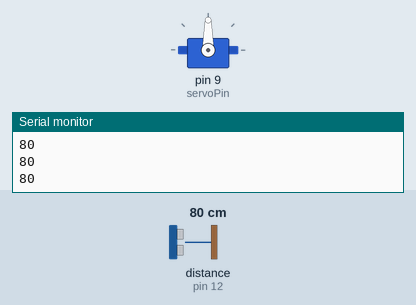
Simulated run of this sketch. Board: Arduino Uno, built with avr-gcc and run on an emulated ATmega328P. On the bench: servo, the last lines printed to the serial monitor. The inputs (shaded band) are chosen by the test bench; at power-on: distance to the obstacle (sensor on pin 12) 80 cm.

Above: at 1.2 s.
1.3 s: distance to the obstacle (sensor on pin 12) set to 238 cm
2.8 s: distance to the obstacle (sensor on pin 12) set to 247 cm
At 4.1 s:
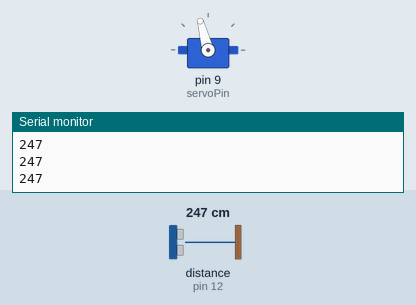
Timing chart, 0 to 5.8 s (numbered marks = the images above; inputs shaded):
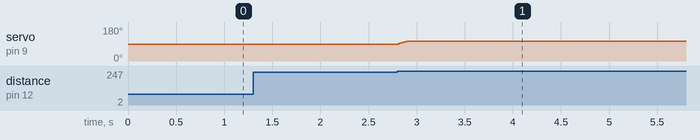

Measured:
- the behaviour switches between 241 and 242 cm on distance to the obstacle (sensor on pin 12) (found by bisection; images 0 and 1)
- after the input at 2.8 s, servo on pin 9 (servoPin): 90° → 105° at once

The sketch:

PROJETO_SERVO_ARDUINO_18.ino
```cpp
#include <HCSR04.h>
#include <VarSpeedServo.h>
#include <PID_v1.h>

const int servoPin = 9; // Pino do Servo

float Kp = 5.5; // Ganho Proporcional Inicial
float Ki = 1.84;   // Ganho Integral Inicial
float Kd = 2.75;   // Ganho Derivativo Inicial
double SetPoint, Input, Output, ServoOutput;

UltraSonicDistanceSensor distanceSensor(13, 12);
PID myPID(&Input, &Output, &SetPoint, Kp, Ki, Kd, DIRECT);
VarSpeedServo myServo;

const int numReadings = 10; // Número de leituras a serem suavizadas
float readings[numReadings];   // Array para armazenar as leituras
int index = 0;               // Índice atual do array
float total = 0;             // Soma total das leituras

void setup() {
  Serial.begin(9600);
  myServo.attach(servoPin);
  myPID.SetMode(AUTOMATIC);
  myPID.SetOutputLimits(20, 160);

  // Inicializa todas as leituras como 0
  for (int i = 0; i < numReadings; i++) {
    readings[i] = 0;
  }
}

void loop() {
  SetPoint = 25;
  Input = readPosition();
  myPID.Compute();

  ServoOutput = 85 + Output;
  myServo.write(ServoOutput, 100, false);
}

float readPosition() {
  delay(5);

  long cm = distanceSensor.measureDistanceCm();

  // Aplicar filtro passa-baixa
  total = total - readings[index] + cm;
  readings[index] = cm;
  index = (index + 1) % numReadings;
  cm = total / numReadings;
  Serial.println(cm);
  if (cm > 40) { // 30 cm é a posição máxima para a bola
    cm = 40;
  }

  if (cm < 10) {
    cm = 10;
  }


  return cm;
}
```
